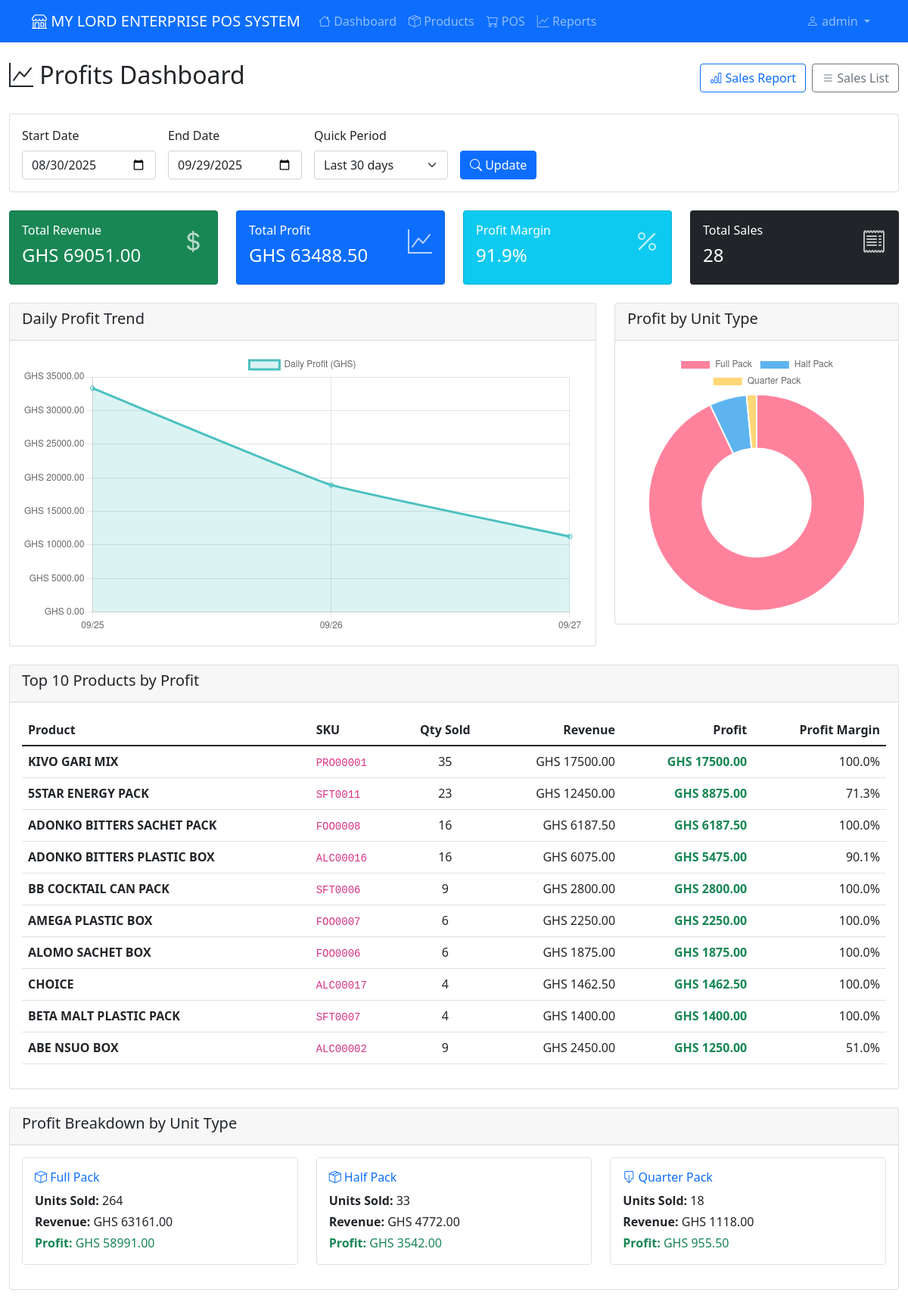
/pos/profits-dashboard (signed in), run on an earlier commit of the app's database.
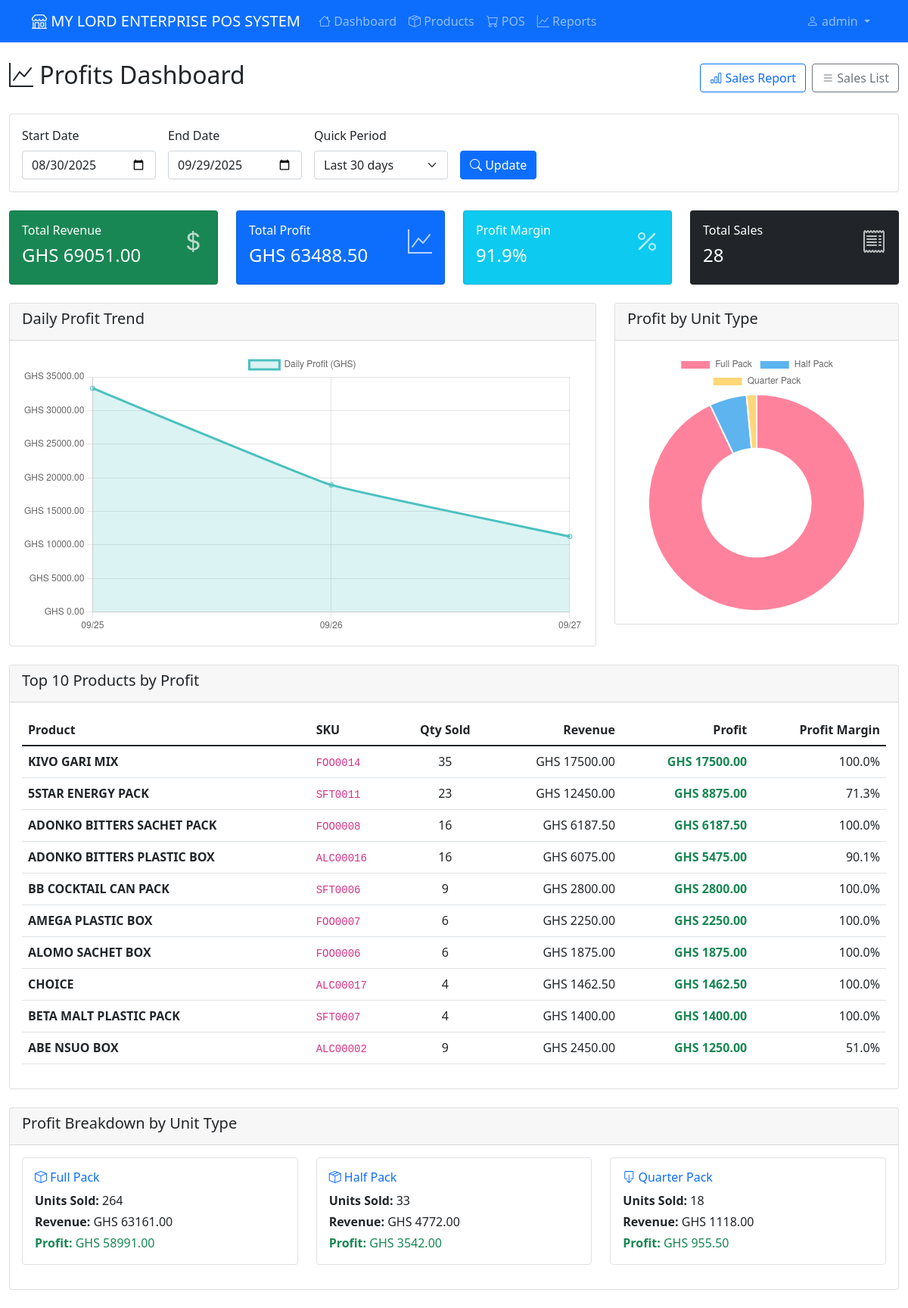
And on a later commit of the database.
### app/models.py (models this page shows, shortened)
class Product(db.Model):
    id = db.Column(db.Integer, primary_key=True)
    sku = db.Column(db.String(20), unique=True, nullable=False, index=True)
    name = db.Column(db.String(100), nullable=False)
    category = db.Column(db.String(50), nullable=False, index=True)
    description = db.Column(db.Text)
    purchase_price = db.Column(db.Numeric(10, 2), nullable=False)
    full_price = db.Column(db.Numeric(10, 2), nullable=False)
    half_price = db.Column(db.Numeric(10, 2), nullable=True)  # ADD THIS FIELD
    price = db.Column(db.Numeric(10, 2), nullable=False)  # For backward compatibility
    quantity = db.Column(db.Integer, nullable=False, default=0)
    created_at = db.Column(db.DateTime, nullable=False, default=datetime.utcnow)
    updated_at = db.Column(db.DateTime, default=datetime.utcnow, onupdate=datetime.utcnow)
    sale_items = db.relationship('SaleItem', backref='product', lazy=True)
    CATEGORIES = [
        ('electronics', 'Electronics'),
        ('clothing', 'Clothing'),
        ('food', 'Food & Beverages'),
        ('beauty', 'Beauty & Personal Care'),
        ('books', 'Books & Stationery'),
        ('home', 'Home & Garden'),
        ('sports', 'Sports & Recreation'),
        ('automotive', 'Automotive'),
        ('toys', 'Toys & Games'),
        ('health', 'Health & Wellness'),
        ('jewelry', 'Jewelry & Accessories'),
        ('music', 'Music & Instruments'),
        ('pets', 'Pet Supplies'),
        ('office', 'Office Supplies'),
        ('tools', 'Tools & Hardware'),
        ('other', 'Other')
    ]

### app/pos.py (the view, shortened to what this page needs)
@bp.route('/profits-dashboard')
@login_required
@manager_required
def profits_dashboard():
    from datetime import datetime, timedelta
    from sqlalchemy import func, and_
    start_date = request.args.get('start_date')
    end_date = request.args.get('end_date')
    period = request.args.get('period', '30')  # default 30 days
    if not start_date:
        start_date = (datetime.now() - timedelta(days=int(period))).date()
    else:
        start_date = datetime.strptime(start_date, '%Y-%m-%d').date()
    if not end_date:
        end_date = datetime.now().date()
    else:
        end_date = datetime.strptime(end_date, '%Y-%m-%d').date()
    total_sales_query = Sale.query.filter(
        and_(
            Sale.created_at >= start_date,
            Sale.created_at <= end_date,
            Sale.status == 'completed'
        )
    )
    total_revenue = total_sales_query.with_entities(func.sum(Sale.total_amount)).scalar() or 0
    total_profit = total_sales_query.with_entities(func.sum(Sale.total_profit)).scalar() or 0
    total_sales_count = total_sales_query.count()
    total_cost = float(total_revenue) - float(total_profit)
    profit_margin = (float(total_profit) / float(total_revenue) * 100) if total_revenue > 0 else 0
    daily_profits_raw = db.session.query(
        func.date(Sale.created_at).label('date'),
        func.sum(Sale.total_amount).label('revenue'),
        func.sum(Sale.total_profit).label('profit'),
        func.count(Sale.id).label('sales_count')
    ).filter(
        and_(
            Sale.created_at >= start_date,
            Sale.created_at <= end_date,
            Sale.status == 'completed'
        )
    ).group_by(func.date(Sale.created_at)).order_by('date').all()
    daily_profits = []
    for row in daily_profits_raw:
        if isinstance(row.date, str):
            date_obj = datetime.strptime(row.date, '%Y-%m-%d').date()
        else:
            date_obj = row.date
        daily_profits.append({
            'date': date_obj,
            'revenue': row.revenue,
            'profit': row.profit,
            'sales_count': row.sales_count
        })
    product_profits = db.session.query(
        Product.name.label('product_name'),
        Product.sku.label('sku'),
        func.sum(SaleItem.quantity).label('quantity_sold'),
        func.sum((SaleItem.price_at_sale - SaleItem.cost_at_sale) * SaleItem.quantity).label('total_profit'),
        func.sum(SaleItem.price_at_sale * SaleItem.quantity).label('total_revenue')
    ).join(Sale).join(Product).filter(
        and_(
            Sale.created_at >= start_date,
            Sale.created_at <= end_date,
            Sale.status == 'completed'
        )
    ).group_by(Product.id, Product.name, Product.sku).order_by(text('total_profit DESC')).limit(10).all()
    unit_profits = db.session.query(
        SaleItem.unit_type,
        func.sum(SaleItem.quantity).label('quantity_sold'),
        func.sum((SaleItem.price_at_sale - SaleItem.cost_at_sale) * SaleItem.quantity).label('total_profit'),
        func.sum(SaleItem.price_at_sale * SaleItem.quantity).label('total_revenue')
    ).join(Sale).filter(
        and_(
            Sale.created_at >= start_date,
            Sale.created_at <= end_date,
            Sale.status == 'completed'
        )
    ).group_by(SaleItem.unit_type).all()
    monthly_profits = []
    return render_template('pos/profits_dashboard.html',
                         start_date=start_date,
                         end_date=end_date,
                         total_revenue=total_revenue,
                         total_profit=total_profit,
                         total_cost=total_cost,
                         total_sales_count=total_sales_count,
                         profit_margin=profit_margin,
                         daily_profits=daily_profits,
                         product_profits=product_profits,
                         unit_profits=unit_profits,
                         monthly_profits=monthly_profits,
                         period=period)

### app/models.py (called while the page is built)
    def needs_password_change(self):
        return self.must_change_password or self.is_temporary_password

    def is_admin(self):
        return self.role == 'admin'

    def is_manager(self):
        return self.role in ['admin', 'manager']

### app/templates/pos/profits_dashboard.html (shortened to what the changed rows need)
{% extends "base.html" %}
{% block content %}
        <div class="row mb-4">
            <div class="col-12">
                <div class="d-flex justify-content-between align-items-center">
                    <h2><i class="bi bi-graph-up"></i> Profits Dashboard</h2>
                </div>
            </div>
        </div>
        <div class="row mb-4">
            <div class="col-12">
                <div class="card">
                    <div class="card-body">
                        <div class="table-responsive">
                            <table class="table table-hover">
                                <thead>
                                    <tr>
                                        <th>Product</th>
                                        <th>SKU</th>
                                        <th class="text-center">Qty Sold</th>
                                        <th class="text-end">Revenue</th>
                                        <th class="text-end">Profit</th>
                                        <th class="text-end">Profit Margin</th>
                                    </tr>
                                </thead>
                                <tbody>
                                    {% for product in product_profits %}
                                    <tr>
                                        <td><strong>{{ product.product_name }}</strong></td>
                                        <td><code>{{ product.sku }}</code></td>
                                        <td class="text-center">{{ product.quantity_sold }}</td>
                                        <td class="text-end">GHS {{ "%.2f"|format(product.total_revenue) }}</td>
                                        <td class="text-end text-success">
                                            <strong>GHS {{ "%.2f"|format(product.total_profit) }}</strong>
                                        </td>
                                        <td class="text-end">
                                            {{ "%.1f"|format((product.total_profit / product.total_revenue * 100) if product.total_revenue > 0 else 0) }}%
                                        </td>
                                    </tr>
                                    {% endfor %}
                                </tbody>
                            </table>
                        </div>
                    </div>
                </div>
            </div>
        </div>
    </div>
{% endblock %}

What changed in the data, as far as the page shows it:
changed Product "KIVO GARI MIX": sku "PRO00001" → "FOO0014"
